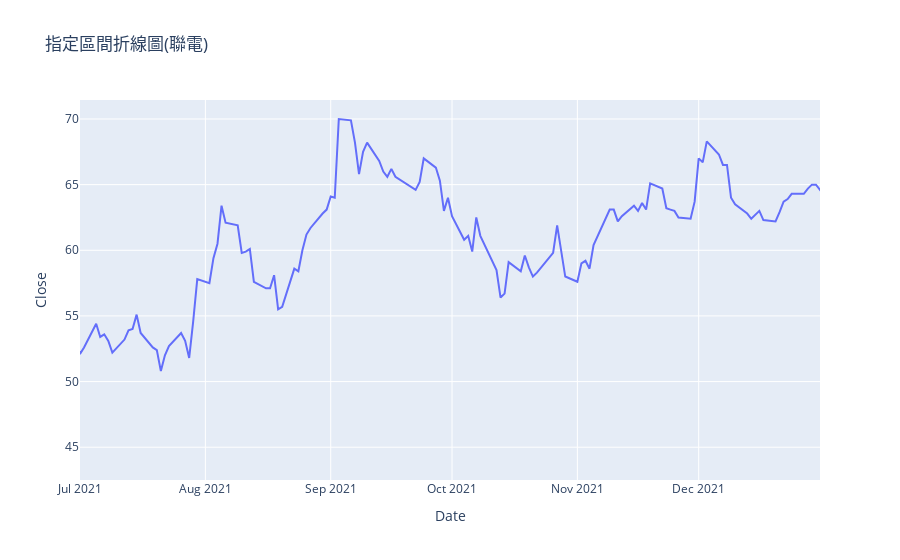

Write notebook code for a chart like this one.
### Code cell
figure = px.line(data,x = data.index,
                y='Close',
                range_x=['2021-07-01','2021-12-31'],
                title="指定區間折線圖(聯電)")
figure.show()

### Figure 1 — Plotly figure (JSON) as saved in the notebook; plotly's stock layout.template omitted (floating-point values rounded to 4 significant figures; data arrays with more than 128 entries replaced by an {"elided": "..."} marker saying what was removed)
{"data": [{"hovertemplate": "Date=%{x}<br>Close=%{y}<extra></extra>", "legendgroup": "", "line": {"color": "#636efa", "dash": "solid"}, "marker": {"symbol": "circle"}, "mode": "lines", "name": "", "orientation": "v", "showlegend": false, "type": "scatter", "x": {"elided": "241 str values"}, "xaxis": "x", "y": {"elided": "241 float values"}, "yaxis": "y"}], "layout": {"legend": {"tracegroupgap": 0}, "title": {"text": "指定區間折線圖(聯電)"}, "xaxis": {"anchor": "y", "domain": [0, 1], "range": ["2021-07-01", "2021-12-31"], "title": {"text": "Date"}}, "yaxis": {"anchor": "x", "domain": [0, 1], "title": {"text": "Close"}}}}
